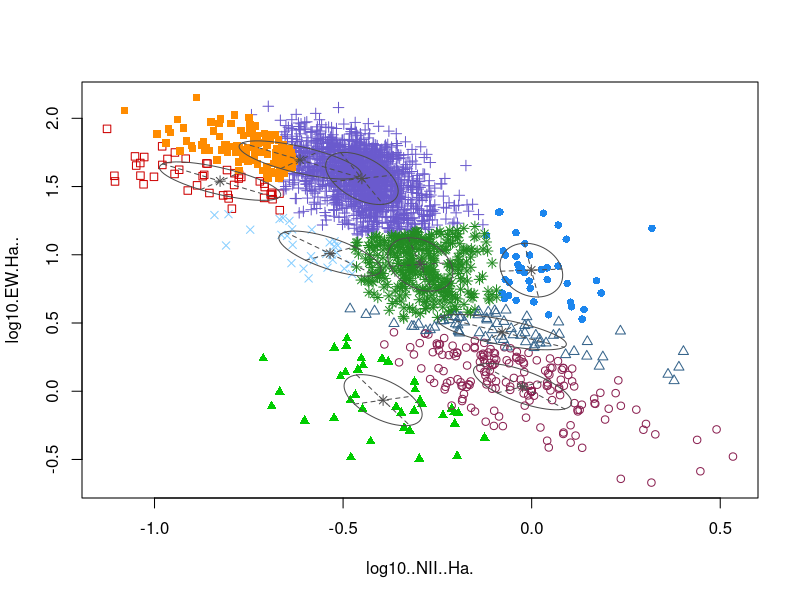
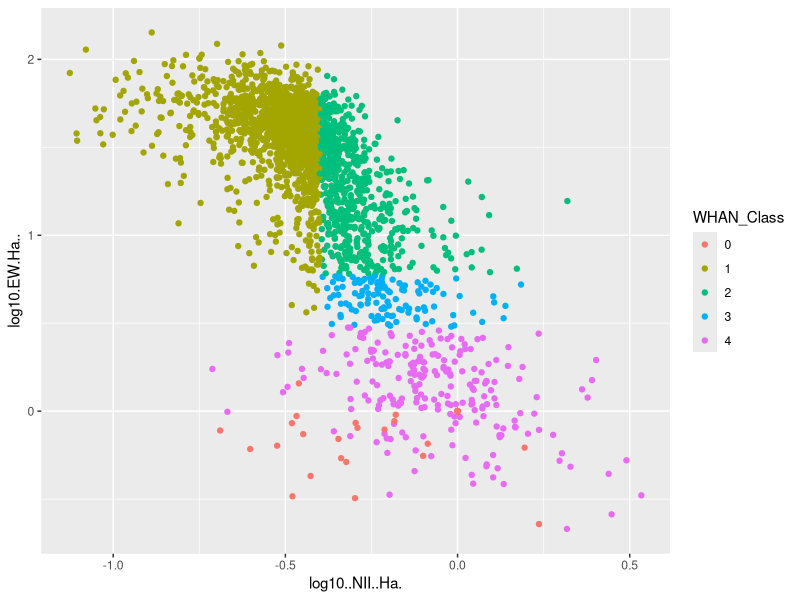

R code for these plots, in order:
require(plyr)
library(caret)
require(kernlab)
library(e1071)
require(MASS)
require(mclust)
AGN_data<-read.table("../data/outputdata_diagnostic.txt",header=TRUE,sep="")

# Format data for WHAN test
WHAN<-AGN_data[,c("log10..NII..Ha.","log10.EW.Ha..","WHAN_Class")]
WHAN$WHAN_Class<-as.factor(WHAN$WHAN_Class)
#write.matrix(WHAN,"../data/WHAN.txt")




data<-WHAN[,-3]
mod4 = Mclust(data)
summary(mod4)
plot(mod4, what = "classification")


ggplot(WHAN,aes(x=log10..NII..Ha.,y=log10.EW.Ha..,colour=WHAN_Class))+
  geom_point()
